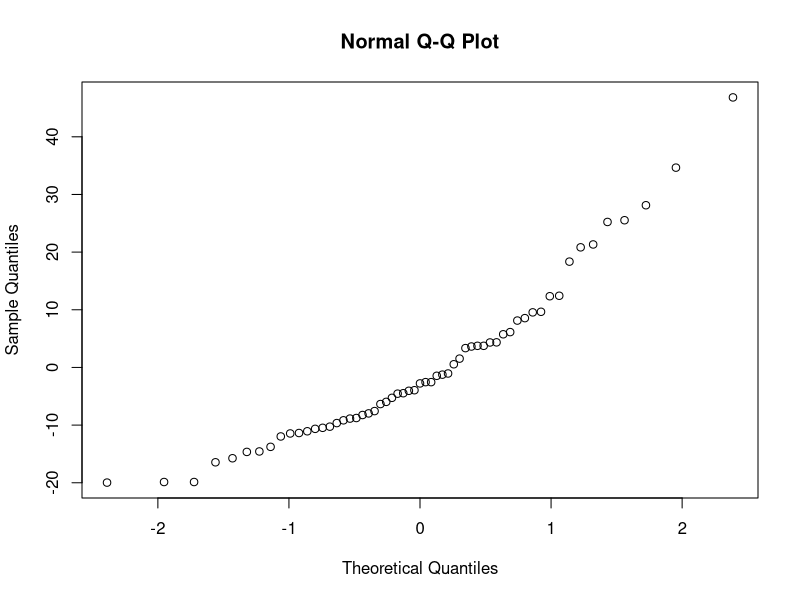
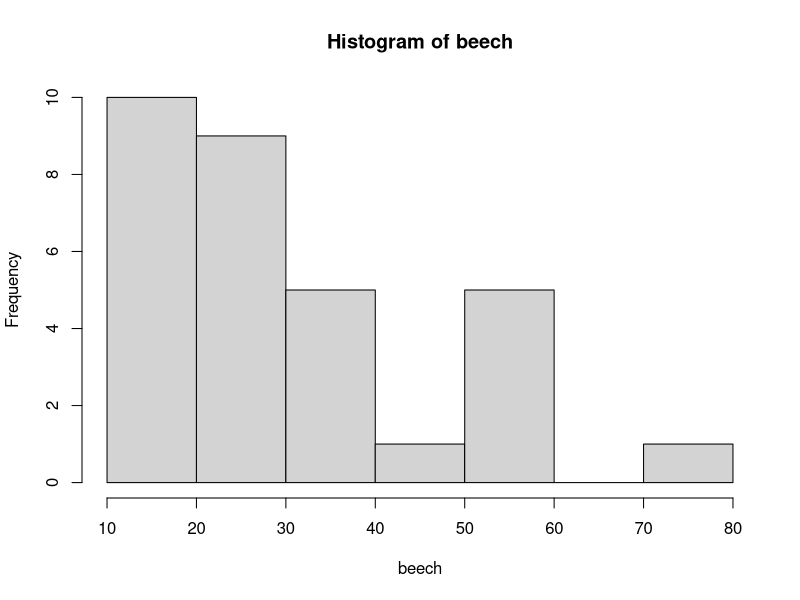
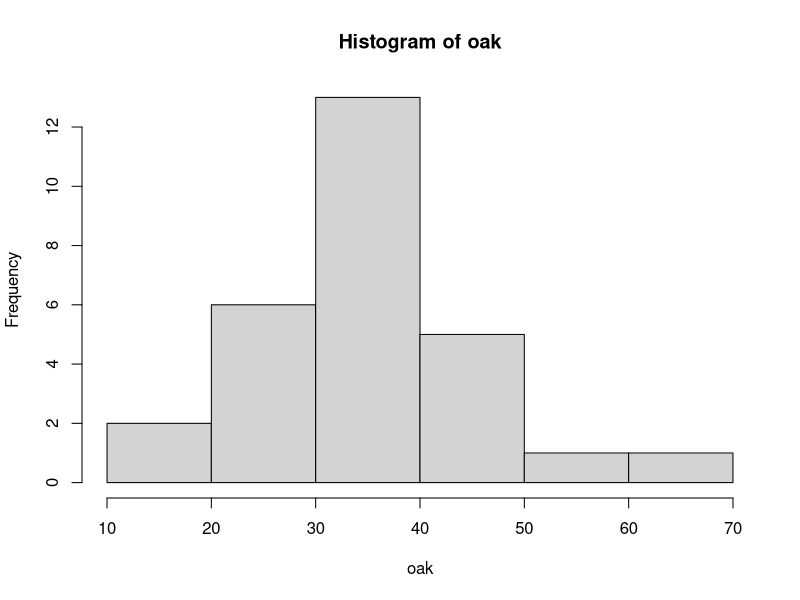
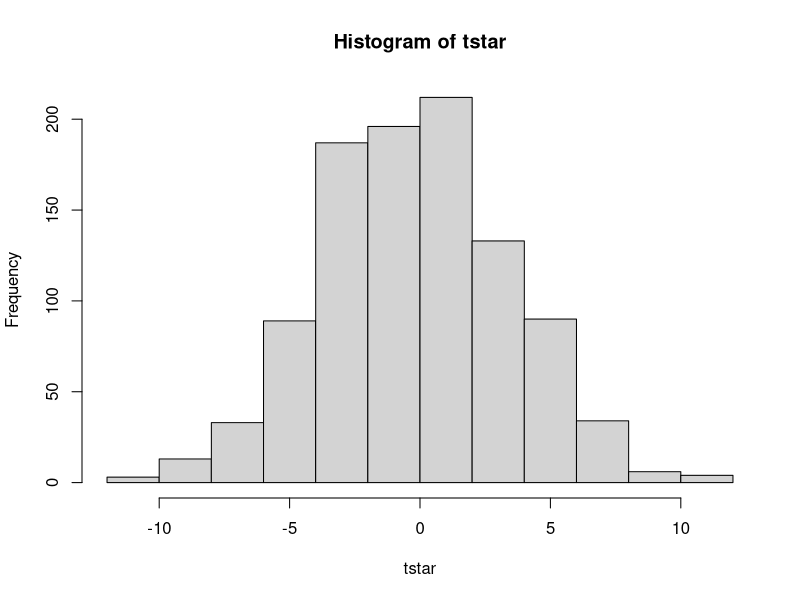
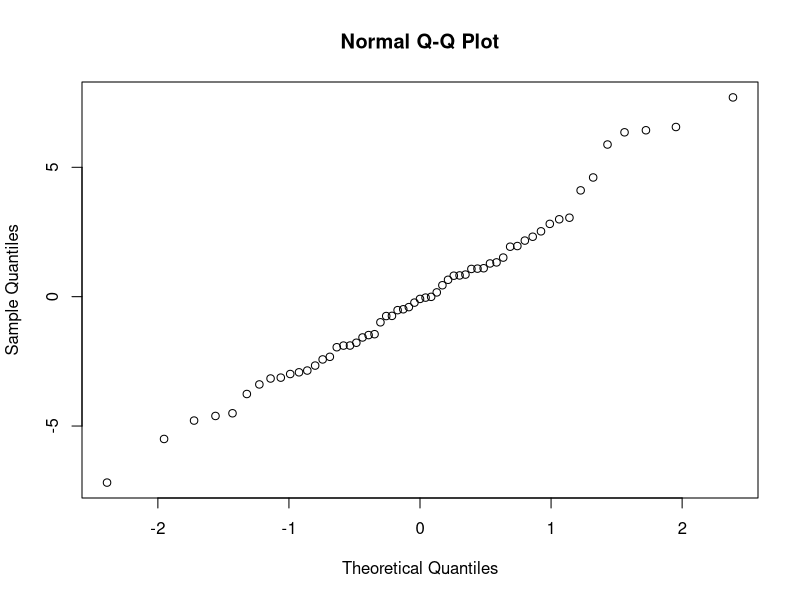
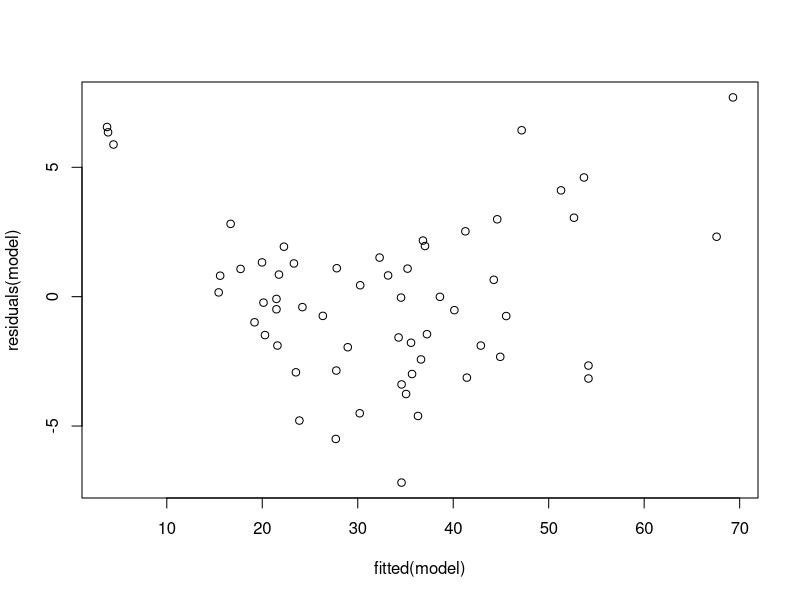
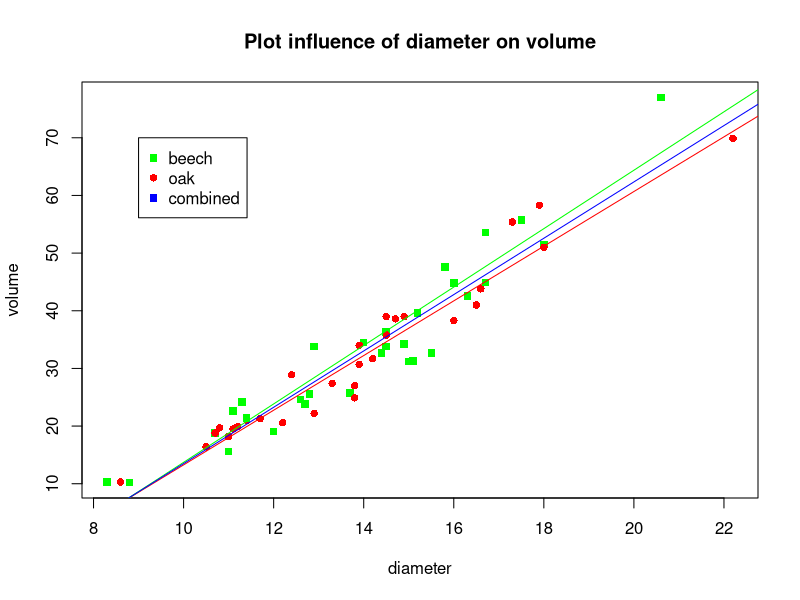
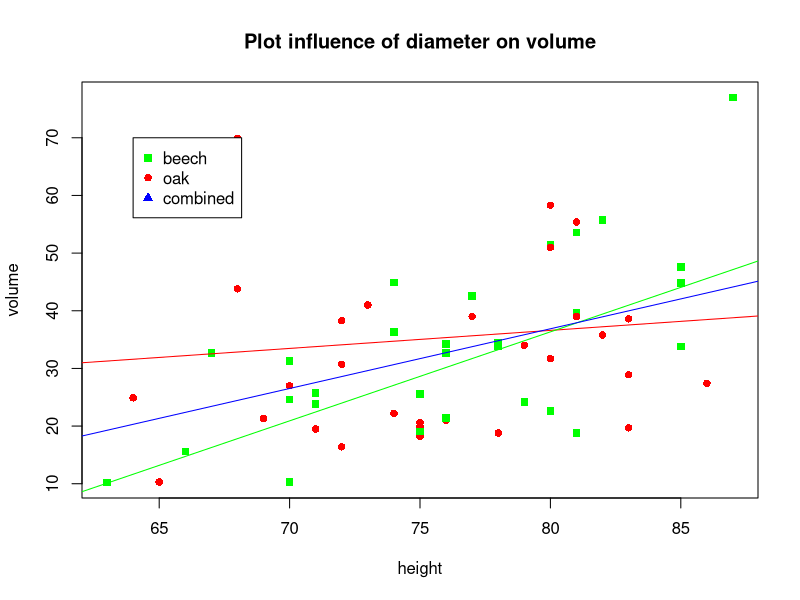

These charts were generated, in order, by the following R code:
## ---- chunk 1
knitr::opts_chunk$set(echo = TRUE)
## ---- chunk 2
trees <- read.table("treeVolume.txt", header=TRUE)
attach(trees)
## ---- chunk 3
trees$type <- as.factor(trees$type)
is.numeric(trees$volume); is.factor(trees$type)
type_trees_aov = lm (volume~type, data=trees)
anova(type_trees_aov)
qqnorm(residuals(type_trees_aov))
summary(type_trees_aov)

## ---- chunk 4
beech <- trees$volume[trees$type=="beech"] #31
oak <- trees$volume[trees$type=="oak"] # 28
hist(beech)
hist(oak)

## ---- chunk 5
dataset = cbind(beech,oak)
mystat=function(x,y) {mean(x-y)}
B=1000
tstar=numeric(B)
for (i in 1:B){
  datasetstar=t(apply(cbind(dataset[,1],dataset[,2]),1,sample))
  tstar[i]=mystat(datasetstar[,1], datasetstar[,2])
}

myt=mystat(dataset[,1],dataset[,2])
myt
hist(tstar)
pl=sum(tstar<myt)/B
pr=sum(tstar>myt)/B
p=2*min(pl,pr)
p # if the p-value is significant the two distributions have different means

## ---- chunk 6
model = lm(volume~type+diameter+height)
drop1(model, test = "F")

summary(model)
# Assumption check:
qqnorm(residuals(model)) # qqplot for residuals corrected for the different population means
plot(fitted(model),residuals(model))

## ---- chunk 7
beech_full = trees[type=="beech",]
oak_full = trees[type=="oak",]

avg_dia_beech = mean(beech_full$diameter); avg_dia_beech
avg_hei_beech = mean(beech_full$height); avg_hei_beech

avg_dia_oak = mean(oak_full$diameter); avg_dia_oak
avg_hei_oak = mean(oak_full$height); avg_hei_oak

estim_volume_beach = -63.7814 + 0.4172* avg_hei_beech + 4.6981 * avg_dia_beech; estim_volume_beach
estim_volume_oak = -63.7814 + 0.4172* avg_hei_oak + 4.6981 * avg_dia_oak; estim_volume_oak
## ---- chunk 8
plot(volume~diameter, pch= c(15, 16), col=c("green", "red"))
legend(9, 70, legend=c("beech", "oak", "combined"), pch= c(15, 16), col=c("green", "red", "blue"))
title("Plot influence of diameter on volume")
abline(lm(volume~diameter,data=trees[type=='oak',]), col = "red")
abline(lm(volume~diameter,data=trees[type=="beech",]), col = "green")
abline(lm(volume~diameter,data=trees), col = "blue")
## ---- chunk 9
plot(volume~height, pch= c(15, 16), col=c("green", "red"))
legend(64, 70, legend=c("beech", "oak", "combined"), pch= c(15, 16, 17), col=c("green", "red", "blue"))
title("Plot influence of diameter on volume")
abline(lm(volume~height,data=trees[type=='oak',]), col = "red")
abline(lm(volume~height,data=trees[type=="beech",]), col = "green")
abline(lm(volume~height,data=trees), col = "blue")
